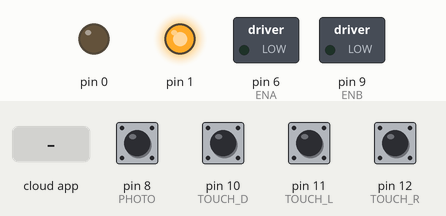
Simulated run of this sketch. Board: Arduino Uno, built with avr-gcc and run on an emulated ATmega328P. On the bench: switched loads named in the sketch (green lamp = pin HIGH), output pins drawn as LEDs (lit = HIGH). The test bench sets the inputs (shaded band); at power-on: pin 8 (PHOTO) HIGH, pin 10 (TOUCH_D), pin 11 (TOUCH_L), pin 12 (TOUCH_R) LOW. The ROS host is connected and sends only what is stated.

Above: at 1.2 s.
1.3 s: the phone or cloud app sets right_pwm to 45
At 2.3 s:
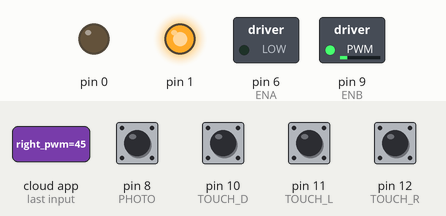
3.1 s: the phone or cloud app sets left_pwm to 45
At 4.3 s:
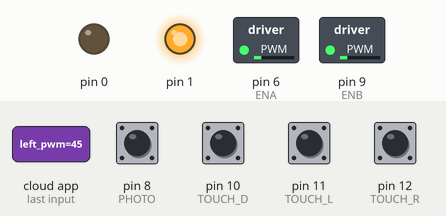
4.9 s: the phone or cloud app sets right_pwm to 0
At 6.3 s:
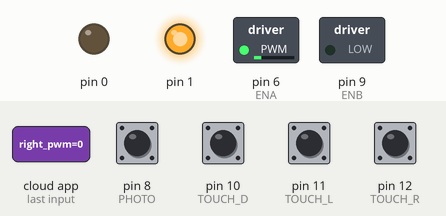
6.7 s: the phone or cloud app sets left_pwm to 90
At 8.2 s:
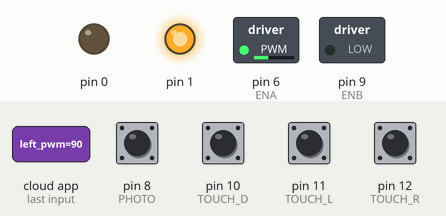
8.5 s: the phone or cloud app sets right_pwm to 90
At 10.0 s:
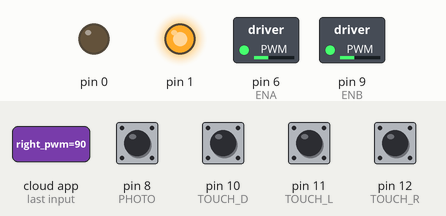
10.3 s: the phone or cloud app sets left_pwm to 0
At 11.0 s:
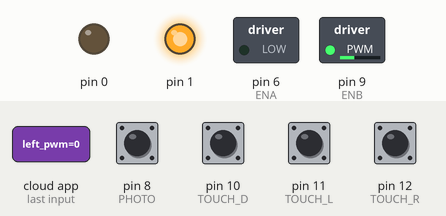
Timing chart, 0 to 13.2 s (numbered marks = the images above; inputs shaded):
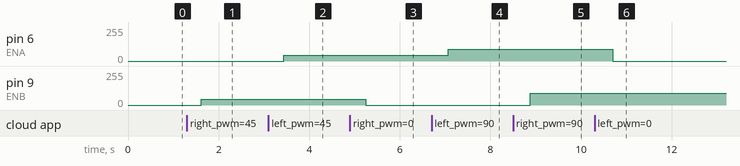

The sketch:

motor_pwm_control.ino
```cpp
#include <ros.h>

#include <std_msgs/Int16.h>
#include <std_msgs/Bool.h>

/*
  Note:
  motor side as front
  IN1 High, IN2 LOW  > forward
  IN1 LOW,  IN2 HIGH > backward
  IN3 HIGH, IN4 LOW  > forward
  IN3 LOW,  IN4 HIGH > backward
*/

/*
  Sensors:
    Touch_down: 10
    Touch_left: 11
    Touch_right: 12
    Photo: 8
*/

/*
  Sensor output:
    touch sensor: 1 if touch and 0 otherwise
    photo sensor: 0 if detect light and 1 otherwise
*/

// Left wheel
#define IN1 2
#define IN2 3
#define ENA 6
// Right wheel
#define IN3 4
#define IN4 5
#define ENB 9
// Sensors
#define TOUCH_D 10
#define TOUCH_L 11
#define TOUCH_R 12
#define PHOTO   8

ros::NodeHandle nh;

// motor pwm
int pwm_r = 0, pwm_l = 0;

// callback
void cb_r(const std_msgs::Int16& msg){
  pwm_r = msg.data;
  //nh.loginfo("pwm r update");
}

void cb_l(const std_msgs::Int16& msg){
  pwm_l = msg.data;
  //nh.loginfo("pwm l update");
}
// Messages for publishing
std_msgs::Bool touch_r, touch_l, touch_d, photo;
// Subscribers and publishers
ros::Subscriber<std_msgs::Int16> sub_right("right_pwm", &cb_r);
ros::Subscriber<std_msgs::Int16> sub_left("left_pwm", &cb_l);
ros::Publisher pub_touch_r("right_collision", &touch_r);
ros::Publisher pub_touch_l("left_collision", &touch_l);
ros::Publisher pub_touch_d("photo_collision", &touch_d);
ros::Publisher pub_photo_state("photo_state", &photo);

void setup()
{
  // Init ros node handler
  nh.initNode();
  // Subscribers
  nh.subscribe(sub_right);
  nh.subscribe(sub_left);
  // Publishers
  nh.advertise(pub_touch_r);
  nh.advertise(pub_touch_l);
  nh.advertise(pub_touch_d);
  nh.advertise(pub_photo_state);
  // Set pin mode
  pinMode(OUTPUT, IN1);
  pinMode(OUTPUT, IN2);
  pinMode(OUTPUT, IN3);
  pinMode(OUTPUT, IN4);
  pinMode(OUTPUT, ENA);
  pinMode(OUTPUT, ENB);
  pinMode(INPUT, TOUCH_D);
  pinMode(INPUT, TOUCH_L);
  pinMode(INPUT, TOUCH_R);
  pinMode(INPUT, PHOTO);
}

void loop()
{
  // Publish sensor data
  touch_r.data = digitalRead(TOUCH_R); pub_touch_r.publish(&touch_r); delay(50);
  touch_l.data = digitalRead(TOUCH_L); pub_touch_l.publish(&touch_l); delay(50);
  touch_d.data = digitalRead(TOUCH_D); pub_touch_d.publish(&touch_d); delay(50);
  photo.data = !digitalRead(PHOTO); pub_photo_state.publish(&photo);  delay(50);
  // Forward
  if(pwm_r >= 0 and pwm_l >= 0){
    digitalWrite(IN1, HIGH);
    digitalWrite(IN2, LOW);
    digitalWrite(IN3, HIGH);
    digitalWrite(IN4, LOW);
    analogWrite(ENA, pwm_l);
    analogWrite(ENB, pwm_r);
  }
  // Left
  else if(pwm_r >= 0 and pwm_l <= 0){
    digitalWrite(IN1, HIGH);
    digitalWrite(IN2, LOW);
    digitalWrite(IN3, LOW);
    digitalWrite(IN4, HIGH);
    analogWrite(ENA, pwm_l);
    analogWrite(ENB, abs(pwm_r));
  }
  // Right
  else if(pwm_r <= 0 and pwm_l >= 0){
    digitalWrite(IN1, LOW);
    digitalWrite(IN2, HIGH);
    digitalWrite(IN3, HIGH);
    digitalWrite(IN4, LOW);
    analogWrite(ENA, abs(pwm_l));
    analogWrite(ENB, pwm_r);
  }
  // Backward
  else{
    digitalWrite(IN1, LOW);
    digitalWrite(IN2, HIGH);
    digitalWrite(IN3, LOW);
    digitalWrite(IN4, HIGH);
    analogWrite(ENA, abs(pwm_l));
    analogWrite(ENB, abs(pwm_r));
  }
  nh.spinOnce();
}
```

Measured:
- after the input at 1.3 s, pin 9 (ENB): 0/255 → 45/255 after 0.32 s
- after the input at 3.1 s, pin 6 (ENA): 0/255 → 45/255 after 0.33 s
- after the input at 4.9 s, pin 9 (ENB): 45/255 → 0/255 after 0.35 s
- after the input at 6.7 s, pin 6 (ENA): 45/255 → 90/255 after 0.37 s
- after the input at 8.5 s, pin 9 (ENB): 0/255 → 90/255 after 0.38 s
- after the input at 10.3 s, pin 6 (ENA): 90/255 → 0/255 after 0.40 s
